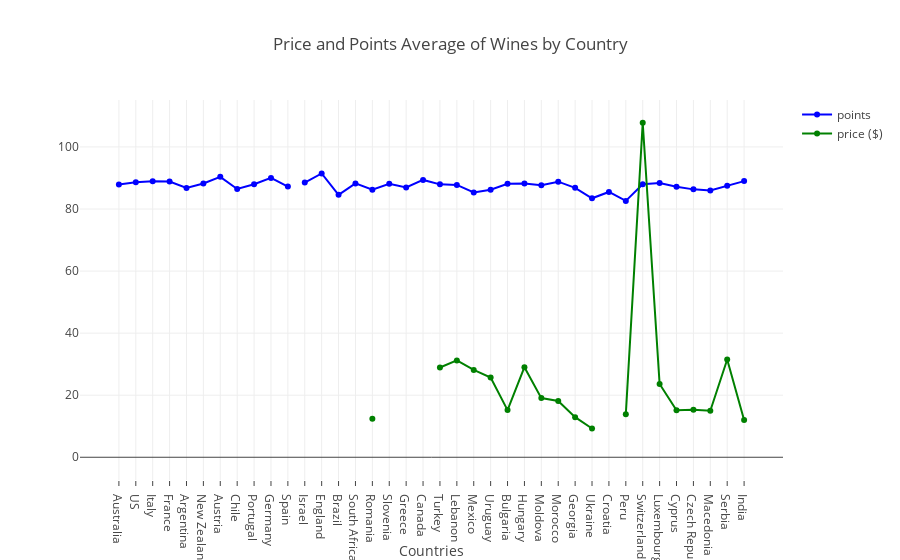

Notebook source saved alongside this figure:
### Code cell
country_list=list(data["country"].unique())
wine_point_average=[]
wine_price_average=[]
for i in country_list:
    x=data[data["country"]==i]
    if len(x)!=0:
        country_price_average=round((sum(x.price)/len(x)),2)
        country_points_average=round((sum(x.points)/len(x)),2)
        wine_price_average.append(country_price_average)
        wine_point_average.append(country_points_average)
    else:
        wine_price_average.append("0")
        wine_point_average.append("0")
        
df=pd.DataFrame({"country_list":country_list,"wine_price_average":wine_price_average,"wine_point_average":wine_point_average})

trace1 = go.Scatter(
                    x = df.country_list,
                    y = df.wine_point_average,
                    mode = "lines+markers",
                    name = "points",
                    marker = dict(color = 'blue'),
                    text= df.country_list)

trace2 = go.Scatter(
                    x = df.country_list,
                    y = df.wine_price_average,
                    mode = "lines+markers",
                    name = "price ($)",
                    marker = dict(color = 'green'),
                    text= df.country_list)
data = [trace1, trace2]
layout = dict(title = 'Price and Points Average of Wines by Country',
              xaxis= dict(title= 'Countries',ticklen= 5,zeroline= False)
             )
fig = dict(data = data, layout = layout)
iplot(fig)

### Figure 1 — Plotly figure (JSON) as saved in the notebook; plotly's stock layout.template omitted (floating-point values rounded to 4 significant figures)
{"data": [{"marker": {"color": "blue"}, "mode": "lines+markers", "name": "points", "text": ["Australia", "US", "Italy", "France", "Argentina", "New Zealand", "Austria", "Chile", "Portugal", "Germany", "Spain", null, "Israel", "England", "Brazil", "South Africa", "Romania", "Slovenia", "Greece", "Canada", "Turkey", "Lebanon", "Mexico", "Uruguay", "Bulgaria", "Hungary", "Moldova", "Morocco", "Georgia", "Ukraine", "Croatia", "Peru", "Switzerland", "Luxembourg", "Cyprus", "Czech Republic", "Macedonia", "Serbia", "India"], "type": "scatter", "x": ["Australia", "US", "Italy", "France", "Argentina", "New Zealand", "Austria", "Chile", "Portugal", "Germany", "Spain", null, "Israel", "England", "Brazil", "South Africa", "Romania", "Slovenia", "Greece", "Canada", "Turkey", "Lebanon", "Mexico", "Uruguay", "Bulgaria", "Hungary", "Moldova", "Morocco", "Georgia", "Ukraine", "Croatia", "Peru", "Switzerland", "Luxembourg", "Cyprus", "Czech Republic", "Macedonia", "Serbia", "India"], "y": [87.92, 88.62, 88.96, 88.88, 86.8, 88.24, 90.37, 86.47, 88, 90.02, 87.23, "0", 88.53, 91.45, 84.57, 88.26, 86.2, 88.12, 86.96, 89.38, 87.94, 87.75, 85.32, 86.21, 88.13, 88.23, 87.66, 88.81, 86.83, 83.45, 85.5, 82.62, 88, 88.4, 87.17, 86.33, 86, 87.5, 89]}, {"marker": {"color": "green"}, "mode": "lines+markers", "name": "price ($)", "text": ["Australia", "US", "Italy", "France", "Argentina", "New Zealand", "Austria", "Chile", "Portugal", "Germany", "Spain", null, "Israel", "England", "Brazil", "South Africa", "Romania", "Slovenia", "Greece", "Canada", "Turkey", "Lebanon", "Mexico", "Uruguay", "Bulgaria", "Hungary", "Moldova", "Morocco", "Georgia", "Ukraine", "Croatia", "Peru", "Switzerland", "Luxembourg", "Cyprus", "Czech Republic", "Macedonia", "Serbia", "India"], "type": "scatter", "x": ["Australia", "US", "Italy", "France", "Argentina", "New Zealand", "Austria", "Chile", "Portugal", "Germany", "Spain", null, "Israel", "England", "Brazil", "South Africa", "Romania", "Slovenia", "Greece", "Canada", "Turkey", "Lebanon", "Mexico", "Uruguay", "Bulgaria", "Hungary", "Moldova", "Morocco", "Georgia", "Ukraine", "Croatia", "Peru", "Switzerland", "Luxembourg", "Cyprus", "Czech Republic", "Macedonia", "Serbia", "India"], "y": [null, null, null, null, null, null, null, null, null, null, null, "0", null, null, null, null, 12.4, null, null, null, 28.91, 31.21, 28.13, 25.7, 15.19, 29.03, 19.06, 18.14, 12.92, 9.27, null, 13.88, 107.8, 23.6, 15.17, 15.33, 15, 31.5, 12]}], "layout": {"title": "Price and Points Average of Wines by Country", "xaxis": {"ticklen": 5, "title": "Countries", "zeroline": false}}}
